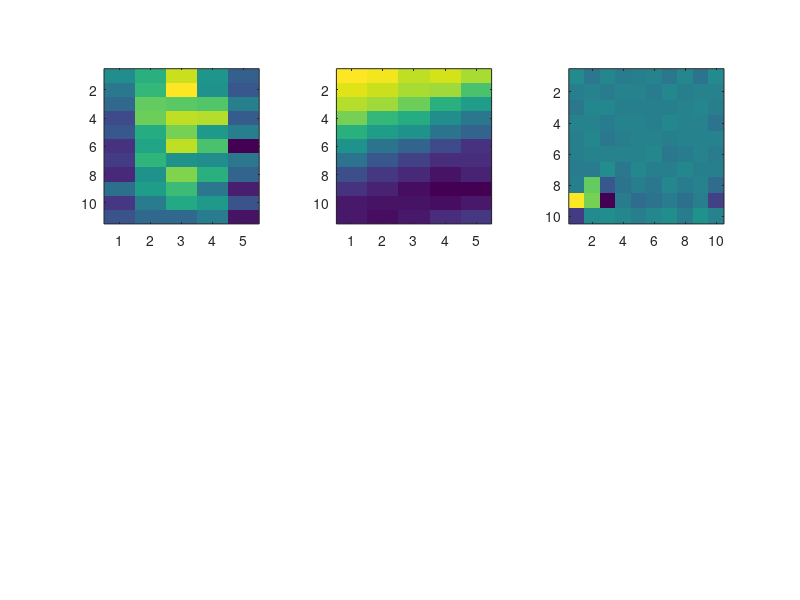

The MATLAB script that drew this image: (Note: this script raises an error after producing the figure.)
function pa_simulatestrf_testsvd

close all hidden
clear all hidden
clc

sdptf		= 1;
sdmtf		= 10;


[MTF,PTF,STRF]	= getstrf(sdmtf,sdptf,1);



function [MTF,PTF,STRF] = getstrf(sdmtf,sdptf,dsp)
%% PTF
vel		= 3;
dens	= 1;
mod		= 100; % Percentage (0-100%)
Fs		= 100;
mod		= mod/100; % Gain (0-1)
nTime	= 5;
time	= ((1:nTime)-1)/Fs; % Time (sec)

nFreq   = 11;
FreqNr  = 0:1:nFreq-1;
Oct     = FreqNr/20;                   % octaves above the ground frequency
oct		= repmat(Oct',1,nTime); % Octave

%% Generating the ripple
% Create amplitude modulations completely dynamic without static
A		= NaN(nTime,nFreq);
for ii = 1:nTime
	for jj = 1:nFreq
		A(ii,jj)      = 1 + mod*sin(2*pi*vel*time(ii) + 2*pi*dens*oct(jj)+0.5*pi);
	end
end

sd		= sdptf;
sdP		= sd/(2*pi);
sd		= sdmtf;
sdM		= sd/10;

PTF		= A;
PTF		= PTF-min(PTF(:));
PTF		= PTF./max(PTF(:));
PTF		= 2*pi*(PTF-0.5);
PTF		= PTF+sdP*randn(size(PTF));

if dsp
	
	subplot(232);
	imagesc(PTF')
	axis square;
end

%% MTF
x = linspace(1,5,5);
y = normpdf(x,3,2);
y = y./max(y);
MTF = repmat(y,11,1)';

x = linspace(1,11,11);
y = normpdf(x,3,10);
y = y./max(y);
MTF2 = repmat(y',1,5)';
MTF = MTF.*MTF2;

MTF = 10*MTF;
MTF = MTF+sdM*randn(size(MTF));
% MTF = MTF-min(MTF(:));
if dsp
	
	subplot(231);
	imagesc(MTF')
	axis square;
	
end
%% STRF
C		= MTF.*exp(1i*PTF);
STRF	= compstrf(C);
if dsp
	subplot(233);
	imagesc(STRF)
	axis square;
end
col = pa_statcolor(64,[],[],[],'def',8,'disp',false);
colormap(col);

%% svd
[u,S,v] = svd(MTF);

% keyboard
lambda = diag(S,0);

figure(2)
subplot(131)
imagesc(u);
axis square;

subplot(132)
imagesc(S);
axis square;

subplot(133)
imagesc(v);
axis square;

figure(3)
subplot(221)
plot(lambda,'ko-','MarkerFaceColor','w');
axis square;

subplot(223)
evector = v(:,1);
x = mean(MTF);
y = -evector*lambda(1);
x = x./max(x);
y = y./max(y);
plot(x,'k-');
hold on
plot(y,'r-','LineWidth',2);

subplot(224)
evector = u(:,1);
x = mean(MTF,2);
y = -evector*lambda(1);
x = x./max(x);
y = y./max(y);
plot(x,'k-');
hold on
plot(y,'r-','LineWidth',2);

%% Reconstruct MTF

S2		= zeros(size(S));
S2(1)	= S(1);
rMTF	= u*S2*v';
if dsp
	figure(1)
	subplot(234);
	imagesc(rMTF')
	axis square;
end

%% STRF
C		= rMTF.*exp(1i*PTF);
rSTRF	= compstrf(C);
if dsp
	figure(1)
	subplot(236);
	imagesc(rSTRF)
	axis square;
end

function strf = compstrf(cplxq12,nw,no)
%  STRF = COMPSTRF(CPLXQ12,NW,NO)
%
% Obtain spectrotemporal receptive field STRF from the complex transfer
% function for quadrants 1 and 2 CPLXQ12, for w>0, entire omega range.

% Huib Versnel, version 26-7-'00
if nargin < 3
	no=1;
end;
if nargin < 2
	nw=1;
end;
s				= size(cplxq12,2);
stat			= zeros(1,s);
cplxq34			= conj(fliplr(flipud(cplxq12)));
cplxtotal		= [cplxq34;stat;cplxq12];
cplxtot1		= conj(fliplr(flipud(fftshift(cplxtotal(2:end,2:end)))));
cplxstrf		= ifft2(cplxtot1*(nw*no));	%inverse Fourier transform
strf			= real(fliplr(cplxstrf).');
